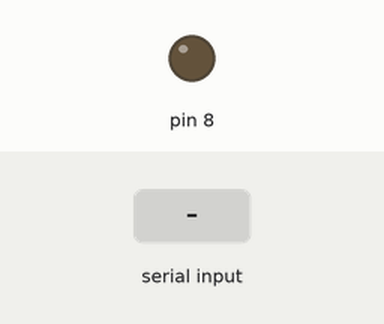
This sketch was run on a simulated Arduino Uno, built with avr-gcc and run on an emulated ATmega328P. Shown: output pins drawn as LEDs (lit = HIGH). Inputs (shaded band) come from the test bench.

Above: at 1.2 s.
1.3 s: "L" received over Serial
At 2.5 s:
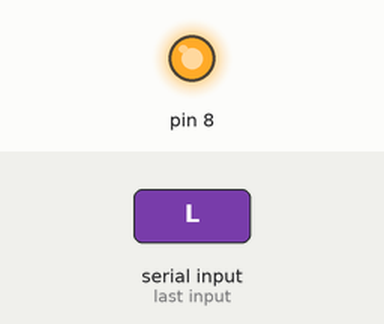
2.8 s: "D" received over Serial
At 3.7 s:
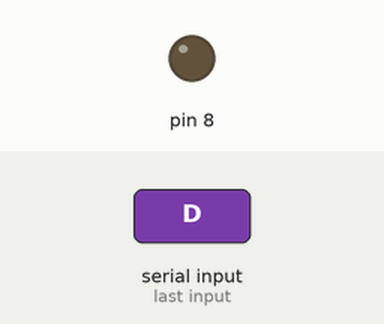
Timing chart, 0 to 5.8 s (numbered marks = the images above; inputs shaded):
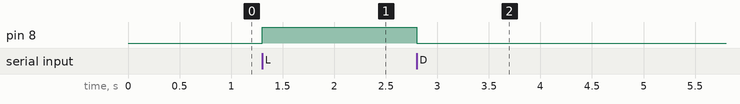

The sketch:

LIGA_DESLIGA_LED_SIMPLES.ino
```cpp
//Programa : Modulo Arduino Bluetooth HC-05 - Recepcao
//Autor : MakerHero

//Armazena o caracter recebido
char buf;

void setup()
{
  //Define o pino 13 como saida
  pinMode(8, OUTPUT);
  Serial.begin(9600);
}

void loop()
{
  while(Serial.available() > 0)
  {
    buf = Serial.read();
    //Caso seja recebido o caracter L, acende o led
    if (buf == 'L')
    {
      digitalWrite(8, HIGH);
    }
    //Caso seja recebido o caracter D, apaga o led
     if (buf == 'D')
    {
      digitalWrite(8, LOW);
    }
  }
}
```

Measured:
- after the input at 1.3 s, pin 8: LOW → HIGH at once
- after the input at 2.8 s, pin 8: HIGH → LOW at once
